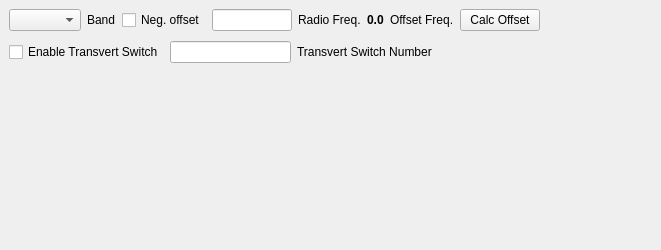
<?xml version="1.0" encoding="UTF-8"?>
<ui version="4.0">
 <class>transVertSetupForm</class>
 <widget class="QWidget" name="transVertSetupForm">
  <property name="geometry">
   <rect>
    <x>0</x>
    <y>0</y>
    <width>661</width>
    <height>250</height>
   </rect>
  </property>
  <property name="windowTitle">
   <string>Form</string>
  </property>
  <widget class="QWidget" name="">
   <property name="geometry">
    <rect>
     <x>9</x>
     <y>9</y>
     <width>544</width>
     <height>58</height>
    </rect>
   </property>
   <layout class="QVBoxLayout" name="verticalLayout">
    <item>
     <layout class="QHBoxLayout" name="horizontalLayout_13">
      <item>
       <widget class="QComboBox" name="bandSel"/>
      </item>
      <item>
       <widget class="QLabel" name="BandLabel">
        <property name="text">
         <string>Band</string>
        </property>
       </widget>
      </item>
      <item>
       <widget class="QCheckBox" name="negCheckbox">
        <property name="text">
         <string>Neg. offset</string>
        </property>
       </widget>
      </item>
      <item>
       <widget class="QLineEdit" name="radioFreq">
        <property name="inputMask">
         <string/>
        </property>
        <property name="text">
         <string/>
        </property>
        <property name="alignment">
         <set>Qt::AlignRight|Qt::AlignTrailing|Qt::AlignVCenter</set>
        </property>
       </widget>
      </item>
      <item>
       <widget class="QLabel" name="label_3">
        <property name="text">
         <string>Radio Freq.</string>
        </property>
       </widget>
      </item>
      <item>
       <widget class="QLabel" name="Offset">
        <property name="font">
         <font>
          <weight>75</weight>
          <bold>true</bold>
         </font>
        </property>
        <property name="text">
         <string>0.0</string>
        </property>
       </widget>
      </item>
      <item>
       <widget class="QLabel" name="OffsetLabel">
        <property name="text">
         <string>Offset Freq.</string>
        </property>
       </widget>
      </item>
      <item>
       <widget class="QPushButton" name="calcOffsetPb">
        <property name="text">
         <string>Calc Offset</string>
        </property>
       </widget>
      </item>
      <item>
       <spacer name="horizontalSpacer">
        <property name="orientation">
         <enum>Qt::Horizontal</enum>
        </property>
        <property name="sizeHint" stdset="0">
         <size>
          <width>40</width>
          <height>20</height>
         </size>
        </property>
       </spacer>
      </item>
     </layout>
    </item>
    <item>
     <layout class="QHBoxLayout" name="horizontalLayout">
      <item>
       <widget class="QCheckBox" name="enableTransVertSw">
        <property name="text">
         <string>Enable Transvert Switch</string>
        </property>
       </widget>
      </item>
      <item>
       <widget class="QLineEdit" name="transVertSwNum"/>
      </item>
      <item>
       <widget class="QLabel" name="transVertSwNumLbl">
        <property name="text">
         <string>Transvert Switch Number</string>
        </property>
       </widget>
      </item>
      <item>
       <spacer name="horizontalSpacer_2">
        <property name="orientation">
         <enum>Qt::Horizontal</enum>
        </property>
        <property name="sizeHint" stdset="0">
         <size>
          <width>40</width>
          <height>20</height>
         </size>
        </property>
       </spacer>
      </item>
     </layout>
    </item>
   </layout>
  </widget>
 </widget>
 <resources/>
 <connections/>
</ui>
